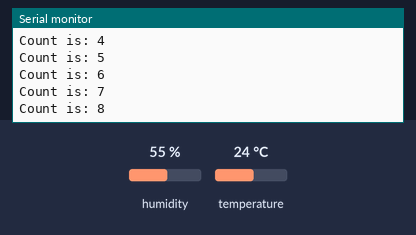
A sketch run on a simulated Arduino Uno, built with avr-gcc and run on an emulated ATmega328P. Shown: the last lines printed to the serial monitor. The inputs (shaded band) are chosen by the test bench; at power-on: temperature 24 °C, humidity 55 %.

Above: at 18.0 s.
18.1 s: temperature set to 12 °C
At 19.6 s:
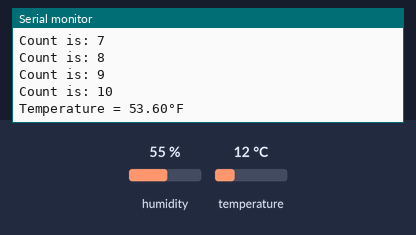
32.3 s: temperature set to 19 °C
At 33.8 s:
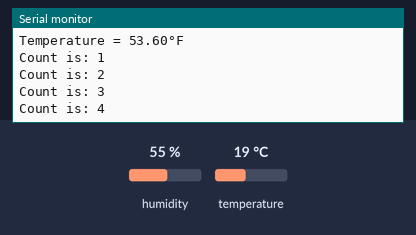
Timing chart, 0 to 35.3 s (numbered marks = the images above; inputs shaded):
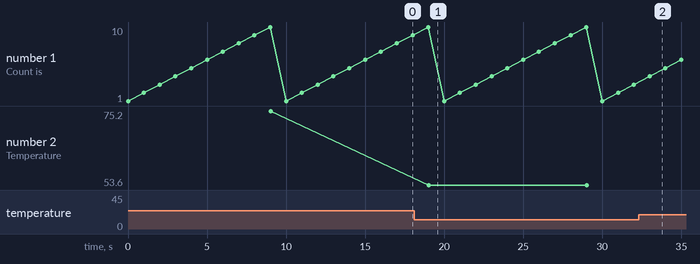

Measured:
- after the input at 18.1 s, the serial monitor: prints a new line after 0.92 s (image 1)
- plotted number 2: 75.2 → 53.6 after the input at 18.1 s, 53.6 → 66.2 after the input at 32.3 s

The sketch:

Temp_Main.ino
```cpp
/**
Project 2 - Serial Transmit of Temperature
Patrick Sacchet, Robert Walsh
EN.605.715.81.FA23
Professor Doug Ferguson
24SEP23
*/

// This file will serve for executing 'main' looping functionality, i.e., initializing the sensor, reading temparatures from the sensor, and outputtin them via serial
  // PLEASE NOTE: funcitonality relies on the 'DHT sensor library' by Adafruit being installed on the running system prior to initialization
  // REQUIRES the following Arduino libraries:
  // - DHT Sensor Library: https://github.com/adafruit/DHT-sensor-library
  // - Adafruit Unified Sensor Lib: https://github.com/adafruit/Adafruit_Sensor

#include "DHT.h"
#include <avr/io.h>
#include <avr/interrupt.h>

#define DHTPIN 2     // Digital pin connected to the DHT sensor

#define DHTTYPE DHT11   // DHT 11
//#define DHTTYPE DHT22   // DHT 22  (AM2302), AM2321
//#define DHTTYPE DHT21   // DHT 21 (AM2301)

// Note the following calculations were taken to get the correct timing
// sytemclock = 16 MHz
// prescalarTimer1 = 256
// speedTimer1 = 16MHz / 256 = 62.5KHz
// pulseTime = 1/62.5KHz = 16us
// OCR register = 1s / 16us = 62500
unsigned int reload = 0xF424;     // max count for clock reg with 1 second percision (62500)
volatile byte count;

// Initialize DHT sensor.
DHT dht(DHTPIN, DHTTYPE);

// Timer 1 ISR
ISR(TIMER1_COMPA_vect)
{
  // increment count every second
  count++;
  Serial.print("Count is: ");
  Serial.println(count);
}

void setup() {
  Serial.begin(9600);

  //initialize the temp sensor
  dht.begin();

  // initialize timer one for 1s percision
  cli();
  TCCR1A = 0;
  TCCR1B = 0;
  OCR1A = reload;
  TCCR1B = (1<<WGM12) | (1<<CS12);
  TIMSK1 = (1<<OCIE1A);
  sei();
  Serial.println("TIMER1 Setup Finished.");
}

void loop() {

  float f = 0;

  // Reading temperature or humidity takes about 250 milliseconds!
  // Sensor readings may also be up to 2 seconds 'old' (its a very slow sensor)
    // check if it has been 10 seconds
  if(count == 10)
  {
    f = dht.readTemperature(true);
    // Check if any reads failed and exit early (to try again).
    if (isnan(f))
    {
      Serial.println(F("Failed to read from DHT sensor!"));
      return;
    }

    Serial.print("Temperature = ");
    Serial.print(f);
    Serial.println("°F");
    count = 0;
  }
}
```
